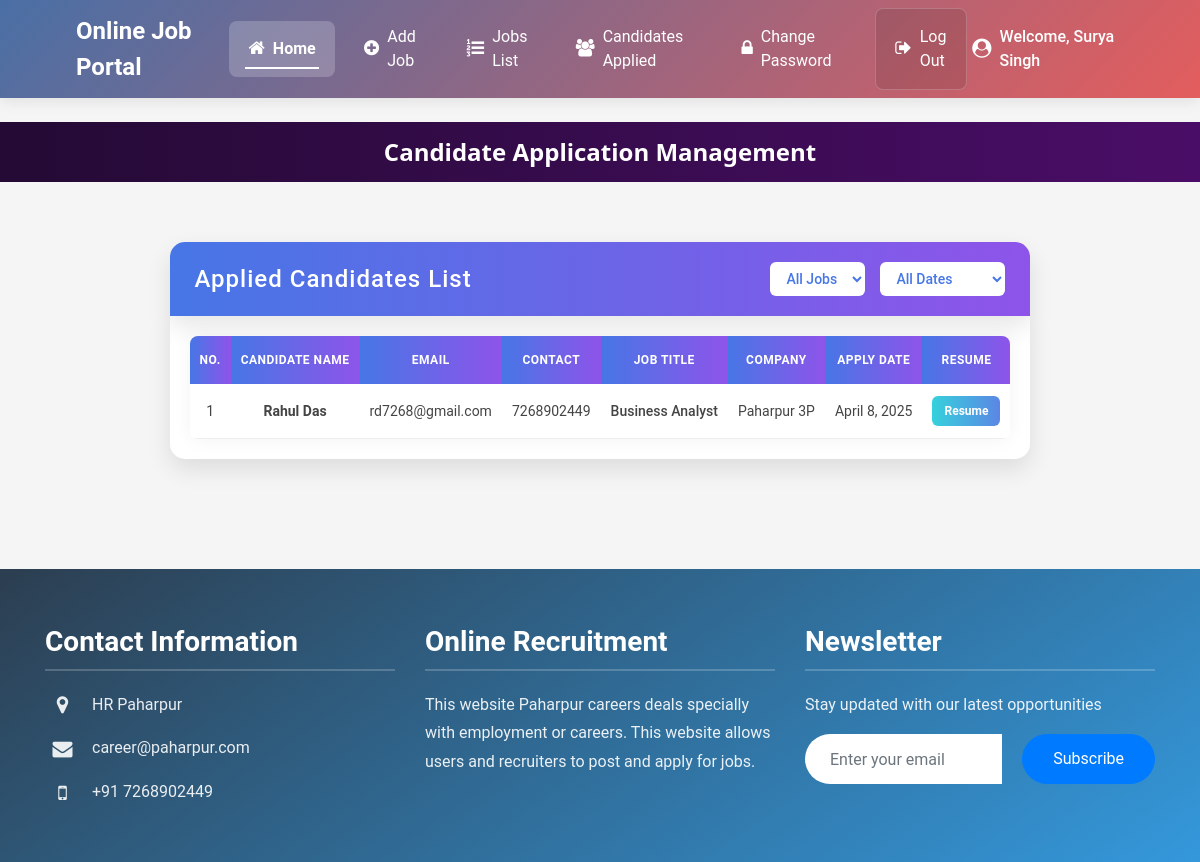
The page /applied_candidatelist (signed in) on the database its author committed.
### job/models.py (models this page shows, shortened)
class Apply(models.Model):
    job = models.ForeignKey(Job,on_delete=models.CASCADE)
    student = models.ForeignKey(StudentUser,on_delete=models.CASCADE)
    resume = models.FileField(null=True)
    apply_date = models.DateField()

class StudentUser(models.Model):
    user = models.ForeignKey(User,on_delete=models.CASCADE)
    mobile = models.CharField(max_length=15,null=True)
    image = models.FileField(null=True)
    gender = models.CharField(null=True, max_length=10)
    type = models.CharField(max_length=15,null=True)

class Job(models.Model):
    recruiter = models.ForeignKey(Recruiter,on_delete=models.CASCADE)
    start_date = models.DateField()
    end_date = models.DateField()
    title = models.CharField(max_length=100)
    salary = models.FloatField(max_length=20)
    image = models.FileField()
    description = models.CharField(max_length=300)
    experience = models.CharField(max_length=50)
    location = models.CharField(max_length=150)
    skills = models.CharField(max_length=150)
    creationdate = models.DateField()

class Recruiter(models.Model):
    user = models.ForeignKey(User,on_delete=models.CASCADE)
    mobile = models.CharField(max_length=15,null=True)
    image = models.FileField(null=True)
    gender = models.CharField(null=True, max_length=10)
    company = models.CharField(max_length=100, null=True)
    type = models.CharField(max_length=15,null=True)
    status = models.CharField(max_length=20, null=True)

### job/views.py (the view)
# urls.py: path("applied_candidatelist",applied_candidatelist,name="applied_candidatelist"),
def applied_candidatelist(request):
    if not request.user.is_authenticated:
        return redirect('recruiter_login')
    data = Apply.objects.all()
    d = {'data':data}
    return render(request,'applied_candidatelist.html',d)

### job/templates/applied_candidatelist.html (shortened to what this page needs)
{% load static %}
{% block body %}
{% include 'recruiter_navigation.html' %}
<div class="page-title">Candidate Application Management</div>
<div class="candidates-container">
  <div class="candidates-header">
    <h2>Applied Candidates List</h2>
    <div class="filter-section">
      <select class="filter-dropdown">
        <option>All Jobs</option>
      </select>
      <select class="filter-dropdown">
        <option>All Dates</option>
      </select>
    </div>
  </div>
  <div class="table-container">
    <table class="candidates-table">
      <thead>
        <tr>
          <th>No.</th>
          <th>Candidate Name</th>
          <th>Email</th>
          <th>Contact</th>
          <th>Job Title</th>
          <th>Company</th>
          <th>Apply Date</th>
          <th>Resume</th>
        </tr>
      </thead>
      <tbody>
        {% for i in data %}
        {% if request.user.id == i.job.recruiter.user.id %}
        <tr>
          <td data-label="No.">{{ forloop.counter }}</td>
          <td data-label="Candidate Name" class="candidate-name">{{ i.student.user.first_name }} {{ i.student.user.last_name }}</td>
          <td data-label="Email" class="email-cell">{{ i.student.user.username }}</td>
          <td data-label="Contact">{{ i.student.mobile }}</td>
          <td data-label="Job Title" class="job-title-cell">{{ i.job.title }}</td>
          <td data-label="Company">{{ i.job.recruiter.company }}</td>
          <td data-label="Apply Date" class="date-cell">{{ i.apply_date }}</td>
          <td data-label="Resume">
            <a href="{{i.resume.url}}" class="download-link">
               Resume
            </a>
          </td>
        </tr>
        {% endif %}
        {% endfor %}
      </tbody>
    </table>
  </div>
</div>
{% include 'footer.html' %}
{% endblock %}

### job/templates/recruiter_navigation.html (shortened to what this page needs)
{% load static %}
<!DOCTYPE html>
<html lang="en">
<head>
    <link rel="stylesheet" href="https://cdnjs.cloudflare.com/ajax/libs/font-awesome/4.7.0/css/font-awesome.min.css">
    <link rel="stylesheet" href="https://maxcdn.bootstrapcdn.com/bootstrap/4.5.2/css/bootstrap.min.css">
</head>
<body>
    <nav class="recruiter-navbar">
        <div class="container">
            <div class="recruiter-nav-container">
                <div class="brand-section">
                    <span class="portal-name">Online Job Portal</span>
                </div>
                <ul class="nav-menu" id="navMenu">
                    <li class="nav-item">
                        <a class="nav-link active" href="{% url 'recruiter_home' %}">
                            <i class="fa fa-home"></i>Home
                        </a>
                    </li>
                    <li class="nav-item">
                        <a class="nav-link" href="{% url 'add_job' %}">
                            <i class="fa fa-plus-circle"></i>Add Job
                        </a>
                    </li>
                    <li class="nav-item">
                        <a class="nav-link" href="{% url 'job_list' %}">
                            <i class="fa fa-list-ol"></i>Jobs List
                        </a>
                    </li>
                    <li class="nav-item">
                        <a class="nav-link" href="{% url 'applied_candidatelist' %}">
                            <i class="fa fa-users"></i>Candidates Applied
                        </a>
                    </li>
                    <li class="nav-item">
                        <a class="nav-link" href="{% url 'change_passwordrecruiter' %}">
                            <i class="fa fa-lock"></i>Change Password
                        </a>
                    </li>
                    <li class="nav-item">
                        <a class="nav-link logout-btn" href="{% url 'Logout' %}">
                            <i class="fa fa-sign-out"></i>Log Out
                        </a>
                    </li>
                </ul>
                <div class="welcome-message">
                    <i class="fa fa-user-circle"></i>
                    Welcome, {{request.user.first_name}} {{request.user.last_name}}
                </div>
            </div>
        </div>
    </nav>
</body>
</html>

### job/templates/recruiter_navigation.html (style rules this page uses)
:root { --primary-color: #D24545; --secondary-color: #2c3e50; --accent-color: #3498db; --text-light: #ffffff; --text-dark: #333333; }
body { margin: 0; padding: 0; background: #f8f9fa; font-family: 'Segoe UI', Tahoma, Geneva, Verdana, sans-serif; min-height: 100vh; display: flex; flex-direction: column; }
.recruiter-navbar { background: linear-gradient(135deg, var(--primary-color), #e35d5d); box-shadow: 0 2px 15px rgba(0,0,0,0.1); padding: 0; position: sticky; top: 0; z-index: 1000; }
.recruiter-nav-container { display: flex; justify-content: space-between; align-items: center; padding: 0.5rem 1rem; }
.brand-section { display: flex; align-items: center; }
.portal-name { color: var(--text-light); font-weight: bold; font-size: 1.5rem; margin-left: 15px; }
.welcome-message { color: var(--text-light); font-weight: 500; margin-right: 1rem; display: flex; align-items: center; }
.welcome-message i { margin-right: 8px; font-size: 1.2rem; }
.nav-menu { display: flex; flex-wrap: nowrap; align-items: center; margin: 0; padding: 0; list-style: none; }
.nav-item { margin: 0 5px; }
.nav-link { color: var(--text-light); padding: 1rem 1.2rem; border-radius: 8px; text-decoration: none; transition: all 0.3s ease; display: flex; align-items: center; position: relative; }
.nav-link i { margin-right: 8px; font-size: 1.1rem; transition: transform 0.3s ease; }
.nav-link::after { content: ''; position: absolute; bottom: 8px; left: 50%; width: 0; height: 2px; background: #fff; transition: all 0.3s ease; }
.nav-link.active { background: rgba(255,255,255,0.2); font-weight: 600; }
.nav-link.active::after { width: 70%; left: 15%; }
.logout-btn { background: rgba(0,0,0,0.1); border: 1px solid rgba(255,255,255,0.2); }

### job/templates/applied_candidatelist.html (style rules this page uses)
:root { --primary-color: #4a6fa5; --secondary-color: #e8f4f8; --accent-color: #2691d9; --text-color: #333; --light-gray: #f5f5f5; --box-shadow: 0 10px 25px rgba(0, 0, 0, 0.1); --transition: all 0.3s ease; --table-header-bg: linear-gradient(to right, #4776e6, #8e54e9); --table-row-bg: #ffffff; --table-row-alt-bg: #f9f9f9; --table-row-hover: #e8f4f8; }
body { font-family: 'Roboto', sans-serif; background-color: var(--light-gray); color: var(--text-color); }
.page-title { background: linear-gradient(to right, #240A34, #4A0D67); color: white; padding: 12px 0; font-family: 'Segoe UI', Tahoma, Geneva, Verdana, sans-serif; font-weight: bold; font-size: 24px; text-align: center; margin: 0; animation: fadeInOut 5s infinite; }
.candidates-container { max-width: 1200px; margin: 40px auto; padding: 20px; }
.candidates-header { position: relative; background: linear-gradient(to right, #4776e6, #8e54e9); color: white; border-radius: 15px 15px 0 0; padding: 20px 25px; display: flex; justify-content: space-between; align-items: center; box-shadow: var(--box-shadow); }
.candidates-header h2 { margin: 0; font-size: 24px; letter-spacing: 1px; }
.filter-section { display: flex; gap: 15px; }
.filter-dropdown { background-color: white; color: #4776e6; border: none; border-radius: 6px; padding: 8px 12px; font-weight: 500; font-size: 14px; cursor: pointer; transition: var(--transition); }
.table-container { background: white; border-radius: 0 0 15px 15px; padding: 20px; box-shadow: var(--box-shadow); max-height: 600px; overflow-y: auto; }
.candidates-table { width: 100%; border-collapse: collapse; border-radius: 8px; overflow: hidden; box-shadow: 0 0 20px rgba(0, 0, 0, 0.05); }
.candidates-table thead th { background: var(--table-header-bg); color: white; padding: 15px 10px; text-transform: uppercase; font-size: 12px; letter-spacing: 0.5px; text-align: center; position: sticky; top: 0; z-index: 10; }
.candidates-table tbody tr { background-color: var(--table-row-bg); transition: var(--transition); border-bottom: 1px solid #eee; }
.candidates-table td { padding: 12px 10px; text-align: center; vertical-align: middle; color: #444; font-size: 14px; }
.candidate-name { font-weight: 600; color: #333; }
.download-link { background: linear-gradient(to right, #36d1dc, #5b86e5); color: white; border: none; border-radius: 6px; padding: 6px 12px; font-size: 12px; font-weight: 600; cursor: pointer; transition: var(--transition); text-decoration: none; display: inline-block; }
.email-cell { white-space: nowrap; overflow: hidden; text-overflow: ellipsis; max-width: 200px; }
.job-title-cell { font-weight: 500; color: #4a6fa5; }
.date-cell { white-space: nowrap; font-size: 13px; }

### rows shown on the page
Apply: student.user.first_name "Rahul", student.user.last_name "Das", student.user.username "rd7268@gmail.com", student.mobile "7268902449", job "Business Analyst", job.recruiter.company "Paharpur 3P", apply_date "April 8, 2025"

### other values the page prints
{{ request.user.first_name }} "Surya"
{{ request.user.last_name }} "Singh"
